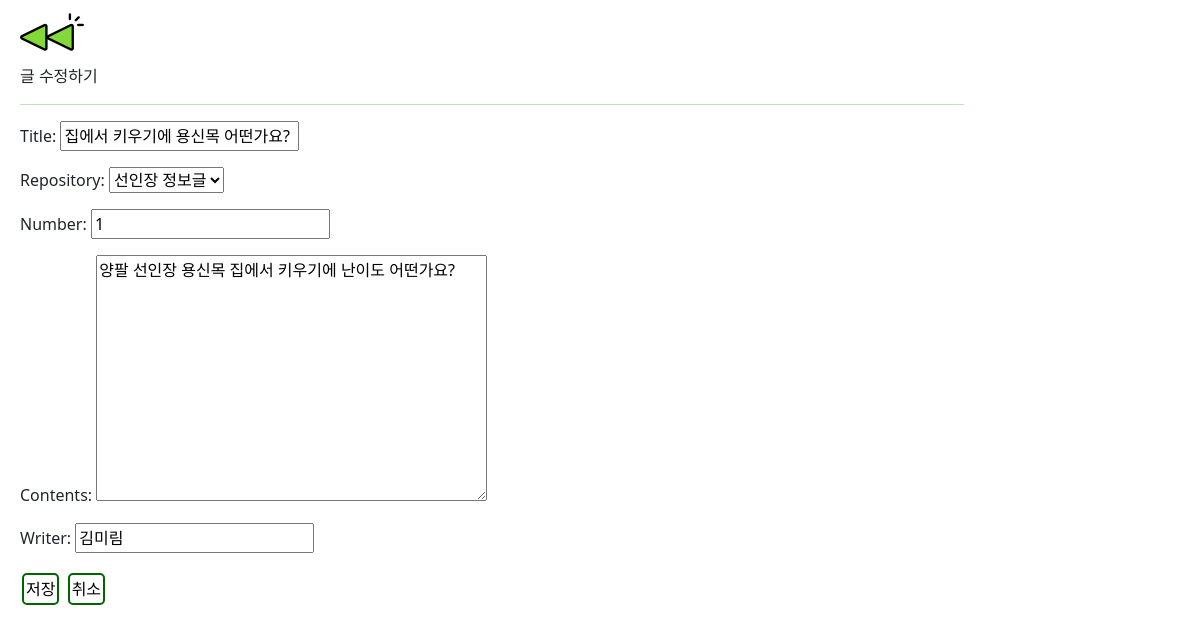
The app's page /repository/17/introduction/17/modify/ with its own data.
### board/models.py (models this page shows, shortened)
class Introduction(models.Model):
    repository = models.ForeignKey(Repository, on_delete=models.CASCADE)  # intro1.repository
    title = models.CharField(max_length=30)
    number = models.IntegerField(default=1)
    contents = models.TextField(max_length=300)
    writer = models.CharField(max_length=10)
    class Meta:
        ordering = ['-number']

### board/views.py (the view, shortened to what this page needs)
# urls.py: path('repository/<int:repository_pk>/introduction/<int:pk>/modify/', views.IntroductionUpdateView.as_view(), name='introduction_modify'),
class IntroductionUpdateView(generic.UpdateView):
    model = Introduction
    template_name_suffix = '_update'
    fields = ['title', 'repository', 'number', 'contents', 'writer']  # '__all__'
    labels = {
        'title': '  글 제목',
        'repository': '  주제   ',
        'number': '  글 번호',
        'contents': '  글 내용',
        'writer': '  작성자',
    }

### board/models.py (called while the page is built)
    def __str__(self):
        return self.name

### board/templates/board/introduction_update.html (shortened to what this page needs)
{% extends 'base.html' %}
{% block content %}
    {%  load staticfiles %}
    {%  load static %}
    <link rel="stylesheet" type="text/css" href="{% static 'polls/formedit.css' %}">
    <a href="{% url 'board:repository_list' %} "><img src="{% static 'img/back.png' %}"></a>
    <form action="" method="post">
        <p>글 수정하기<p>
        <hr>
        {{ form.as_p }}
        <button type="submit" class="button button1">저장</button>
        <button type="button" onclick="history.back();" class="button button1">취소</button>
    </form>
{% endblock %}

### board/static/polls/formedit.css (style rules this page uses)
body { margin-left: 20px; }
hr { width:80%; color: green; size : 100px; }
.button { background-color: #4CAF50; border: none; color: white; padding: 2px 2px; text-align: center; text-decoration: none; display: inline-block; font-size: 16px; margin: 4px 2px; cursor: pointer; }
.button1 { border-radius: 5px; background-color: white; color: black; border: 2px solid darkgreen; }

### records on screen
Introduction: title "집에서 키우기에 용신목 어떤가요?", repository "선인장 정보글", number "1", contents "양팔 선인장 용신목 집에서 키우기에 난이도 어떤가요?", writer "김미림"
